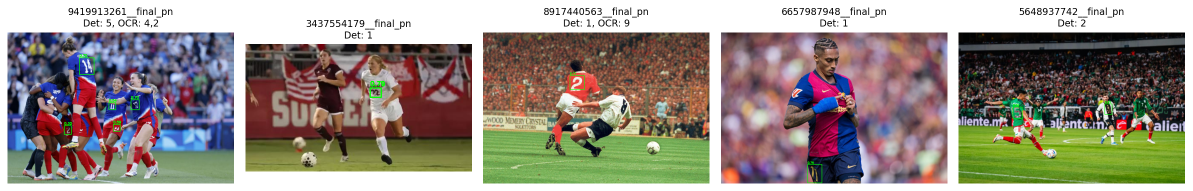
#> input picture sprawozdanie_inference_samples.png, 2385 x 382 px (shown at 1/2 size)
$ python test_pipeline_e2e.py --image ../sprawozdanie_inference_samples.png
#> lines starting #> are read from the running program, lines starting #| are printed output that depends on the picture
### competitor_number_processing/preprocess.py
"""
Competitor number image preprocessing.

This module provides a small, self-contained preprocessing pipeline for images.
It is designed to be used before uploading or before later competitor number detection steps.
"""

from __future__ import annotations

from dataclasses import dataclass
from pathlib import Path
from typing import Optional, Dict, Tuple

import cv2
import numpy as np
from PIL import Image, ImageEnhance, ImageFilter, ImageOps


@dataclass(frozen=True)
class PreprocessConfig:
    # Spec 2.2 requirement: Image size and aspect ratio standardization
    # Scale image so that its longest edge is at most this value (keeps aspect ratio).
    max_long_edge: int = 1280

    # Spec 2.2 requirement: Contrast normalization
    autocontrast: bool = True
    equalize: bool = False
    contrast: float = 1.0  # 1.0 = no change

    # Spec 2.2 requirement: Brightness correction or gamma correction
    gamma: float = 1.0  # 1.0 = no change
    brightness: float = 1.0  # 1.0 = no change

    # Spec 2.2 requirement: Noise reduction
    median_filter_size: int = 3  # 0 disables
    gaussian_blur_radius: float = 0.0  # 0 disables

    # Grass-aware preprocessing for sports images (Spec 2.3)
    # Enhances people detection on grass backgrounds
    enable_grass_preprocessing: bool = False
    grass_edge_enhancement: bool = True  # Add strong edges between grass and people
    grass_sharpening: bool = True  # Sharpen non-grass regions


def _resize_keep_aspect(img: Image.Image, max_long_edge: int) -> Image.Image:
#> called with max_long_edge = 1280
    if max_long_edge <= 0:
        return img

    w, h = img.size
#> w = 2385; h = 382
    long_edge = max(w, h)
#> long_edge = 2385
    if long_edge <= max_long_edge:
        return img

    scale = max_long_edge / float(long_edge)
#> scale = 0.537
    new_w = max(1, int(round(w * scale)))
#> new_w = 1280
    new_h = max(1, int(round(h * scale)))
#> new_h = 205
    return img.resize((new_w, new_h), resample=Image.Resampling.LANCZOS)
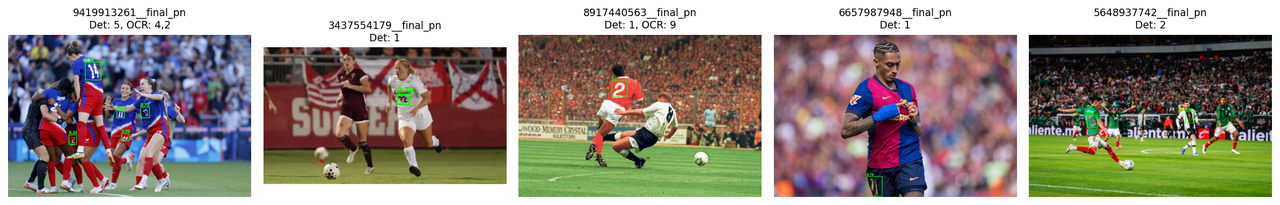
#> returned value: PIL image 1280x205 RGB; mean R, G, B 149, 140.5, 131.3


# [139 lines left out: functions _detect_grass_color, _apply_grass_preprocessing, _apply_gamma, not called in this run]


def preprocess_image(
    input_path: Path,
    cfg: PreprocessConfig,
    save_debug_to: Optional[Path] = None,
    prefix: Optional[str] = None,
) -> Dict[str, Path]:
    """
    Preprocess an image according to specification 2.2.

    Pipeline (spec 2.2):
    1. Size and aspect ratio standardization
    2. Brightness correction or gamma correction
    3. Contrast normalization
    4. Noise reduction

    Returns a dict with keys: resized, brightness, contrast, denoise, final (paths).
    If save_debug_to is None, only the 'final' path is returned and it points to a temporary
    file next to input (with suffix __final.png).
    """
    input_path = Path(input_path)
    if not input_path.exists():
        raise FileNotFoundError(f"Input image not found: {input_path}")

    stem = prefix or input_path.stem
    out_dir = Path(save_debug_to) if save_debug_to else input_path.parent
    out_dir.mkdir(parents=True, exist_ok=True)

    paths: Dict[str, Path] = {}

    # Step 1: Load as RGB and standardize size/aspect ratio (spec 2.2)
    img = Image.open(input_path).convert("RGB")
    img = _resize_keep_aspect(img, cfg.max_long_edge)
    resized_path = out_dir / f"{stem}__resized.png"
    img.save(resized_path)
    paths["resized"] = resized_path

    # Step 2: Brightness correction or gamma correction (spec 2.2)
    if cfg.gamma and abs(cfg.gamma - 1.0) > 1e-6:
        img = _apply_gamma(img, cfg.gamma)

    if cfg.brightness and abs(cfg.brightness - 1.0) > 1e-6:
        img = ImageEnhance.Brightness(img).enhance(cfg.brightness)

    brightness_path = out_dir / f"{stem}__brightness.png"
    img.save(brightness_path)
    paths["brightness"] = brightness_path

    # Step 3: Contrast normalization (spec 2.2)
    if cfg.autocontrast:
        img = ImageOps.autocontrast(img)
    if cfg.equalize:
        img = ImageOps.equalize(img)
    if cfg.contrast and abs(cfg.contrast - 1.0) > 1e-6:
        img = ImageEnhance.Contrast(img).enhance(cfg.contrast)

    contrast_path = out_dir / f"{stem}__contrast.png"
    img.save(contrast_path)
    paths["contrast"] = contrast_path

    # Step 4: Noise reduction (spec 2.2)
    if cfg.median_filter_size and cfg.median_filter_size > 0:
        img = img.filter(ImageFilter.MedianFilter(size=int(cfg.median_filter_size)))
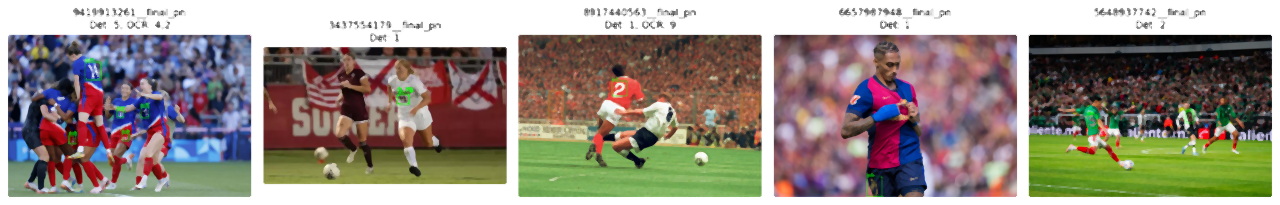
#> img: PIL image 1280x205 RGB; mean R, G, B 149.5, 140.9, 131.6
    if cfg.gaussian_blur_radius and cfg.gaussian_blur_radius > 0:
        img = img.filter(
            ImageFilter.GaussianBlur(radius=float(cfg.gaussian_blur_radius))
        )

    denoise_path = out_dir / f"{stem}__denoise.png"
    img.save(denoise_path)
    paths["denoise"] = denoise_path

    # Final output WITHOUT grass enhancement (for OCR/number detection)
    final_path = out_dir / f"{stem}__final.png"
    img.save(final_path)
    paths["final"] = final_path

    # Step 5: Grass-aware preprocessing (spec 2.3 - for sports images)
    # This step enhances people detection on grass backgrounds
    # Save separately as it makes numbers harder to detect
    if cfg.enable_grass_preprocessing:
        img_grass = _apply_grass_preprocessing(
            img,
            enable_edge_enhancement=cfg.grass_edge_enhancement,
            enable_sharpening=cfg.grass_sharpening,
        )

        grass_path = out_dir / f"{stem}__grass_enhanced.png"
        img_grass.save(grass_path)
        paths["grass_enhanced"] = grass_path

    return paths

### competitor_number_processing/cnn_detector.py
"""
YOLOv8-based bib detector with the same interface as PersonDetector.

Usage:
    from competitor_number_processing.cnn_detector import YOLOv8BibDetector
    detector = YOLOv8BibDetector()
    detections = detector.detect(image_bgr)  # List[DetectedPerson]
"""

from __future__ import annotations

from dataclasses import dataclass, field
from pathlib import Path
from typing import List, Optional, Tuple

import cv2
import numpy as np

from competitor_number_processing.detector import DetectedPerson

DEFAULT_WEIGHTS = Path("cache/runs/bib_yolov8n/weights/best.pt")


@dataclass(frozen=True)
class YOLODetectionConfig:
    weights_path: Path = DEFAULT_WEIGHTS
    confidence_threshold: float = 0.25
    iou_threshold: float = 0.45
    imgsz: int = 640
    min_width: int = 20
    min_height: int = 15
    device: str = "cpu"
    # Filter to specific class indices during inference.
    # The dataset has 2 classes: 0=competitor, 1=number.
    # Default: detect only 'number' (class 1) since those regions go to OCR.
    # Use None to detect all classes.
    classes: Optional[Tuple[int, ...]] = (1,)


class YOLOv8BibDetector:
    """
    YOLOv8 bib detector returning List[DetectedPerson].

    Same interface as PersonDetector — drop-in replacement.
    Model is lazy-loaded on first detect() call.
    """

    def __init__(self, config: Optional[YOLODetectionConfig] = None):
        self.config = config or YOLODetectionConfig()
        self._model = None

    def _load_model(self):
        if self._model is not None:
            return
        from ultralytics import YOLO
        weights = Path(self.config.weights_path)
        if not weights.exists():
            raise FileNotFoundError(
                f"YOLO weights not found: {weights}\n"
                "Run scripts/train_yolo.py first."
            )
        self._model = YOLO(str(weights))

    def detect(self, image: np.ndarray) -> List[DetectedPerson]:
        """Detect bib regions in a BGR image. Returns List[DetectedPerson]."""
        self._load_model()
        image_rgb = cv2.cvtColor(image, cv2.COLOR_BGR2RGB)
        results = self._model.predict(
            source=image_rgb,
            imgsz=self.config.imgsz,
            conf=self.config.confidence_threshold,
            iou=self.config.iou_threshold,
            device=self.config.device,
            classes=list(self.config.classes) if self.config.classes is not None else None,
            verbose=False,
        )
        detections: List[DetectedPerson] = []
        for result in results:
            if result.boxes is None:
                continue
            for box in result.boxes:
                x1, y1, x2, y2 = box.xyxy[0].cpu().numpy().astype(int)
                conf = float(box.conf[0].cpu().numpy())
                w, h = x2 - x1, y2 - y1
                if w < self.config.min_width or h < self.config.min_height:
                    continue
                detections.append(DetectedPerson(
                    x=int(x1), y=int(y1),
                    width=int(w), height=int(h),
                    confidence=round(conf, 4),
                ))
        return detections

    # [42 lines left out: functions detect_from_file, extract_regions, visualize_detections, not called in this run]

### pipeline/config.py
"""
Pipeline configuration and utilities.
"""

import json
import logging
from pathlib import Path
from typing import Any, Dict


# [19 lines left out: function load_config, not called in this run]


def get_pipeline_logger(name: str) -> logging.Logger:
    """
    Get a configured logger for pipeline steps.

    Args:
        name: Logger name (e.g., __name__)

    Returns:
        Configured logger instance
    """
    logger = logging.getLogger(name)

    if not logger.handlers:
        handler = logging.StreamHandler()
        formatter = logging.Formatter(
            "%(asctime)s - %(name)s - %(levelname)s - %(message)s"
        )
        handler.setFormatter(formatter)
        logger.addHandler(handler)
        logger.setLevel(logging.INFO)

    return logger

### scripts/test_pipeline_e2e.py
"""
Smoke test: preprocess → detect bibs (YOLOv8) → read numbers (EasyOCR) → visualise.

Run:
    uv run python scripts/test_pipeline_e2e.py --image cache/raw/1024875576.jpg
    uv run python scripts/test_pipeline_e2e.py  # uses first image in cache/raw/
"""

import argparse
import sys
from pathlib import Path

import cv2

from competitor_number_processing.preprocess import PreprocessConfig, preprocess_image
from competitor_number_processing.cnn_detector import YOLOv8BibDetector, YOLODetectionConfig
from competitor_number_processing.ocr import BibOCR
from pipeline.config import get_pipeline_logger

logger = get_pipeline_logger(__name__)


def parse_args():
    p = argparse.ArgumentParser()
    p.add_argument("--image", default=None, type=Path)
    p.add_argument("--output", default="cache/test_output", type=Path)
    p.add_argument("--conf", type=float, default=0.25,
                   help="Bib detection confidence threshold")
    return p.parse_args()


def main(args=None):
    if args is None:
        args = parse_args()
    out_dir = Path(args.output)
    out_dir.mkdir(parents=True, exist_ok=True)

    if args.image:
        image_path = Path(args.image)
    else:
        raw_dir = Path("cache/raw")
        candidates = sorted(list(raw_dir.glob("*.jpg")) + list(raw_dir.glob("*.png")))
        if not candidates:
            logger.error("No images in cache/raw/")
            sys.exit(1)
        image_path = candidates[0]

    logger.info(f"Processing: {image_path.name}")

    # Stage 1: Preprocess
    cfg = PreprocessConfig(max_long_edge=1280, autocontrast=True)
    paths = preprocess_image(image_path, cfg, save_debug_to=out_dir, prefix=image_path.stem)
    final_path = paths["final"]
    logger.info(f"Preprocessed → {final_path.name}")

    # Stage 2: Detect bibs (YOLOv8)
    detector = YOLOv8BibDetector(YOLODetectionConfig(confidence_threshold=args.conf))
    image_bgr = cv2.imread(str(final_path))
    detections = detector.detect(image_bgr)
    logger.info(f"Detected {len(detections)} bib(s)")
    for i, d in enumerate(detections):
        logger.info(f"  Bib {i}: bbox=({d.x},{d.y},{d.width},{d.height}) conf={d.confidence:.3f}")

    # Stage 3: OCR
    ocr = BibOCR(gpu=False)
    regions = detector.extract_regions(image_bgr, detections, padding=5)
    numbers = ocr.read_batch(regions)
    logger.info(f"OCR results: {numbers}")

    # Stage 4: Visualise
    vis = detector.visualize_detections(image_bgr, detections, labels=numbers)
    vis_path = out_dir / f"{image_path.stem}_result.png"
    cv2.imwrite(str(vis_path), vis)
    logger.info(f"Saved → {vis_path}")

    print("\n=== Pipeline Result ===")
    for i, (det, num) in enumerate(zip(detections, numbers)):
        print(f"  Bib {i+1}: conf={det.confidence:.3f}  number={num or '(unread)'}")
    if not detections:
        print("  No bibs detected. Try lowering --conf (e.g. --conf 0.10)")


if __name__ == "__main__":
#> (the run stopped early here; a loop or call above may not have finished)
